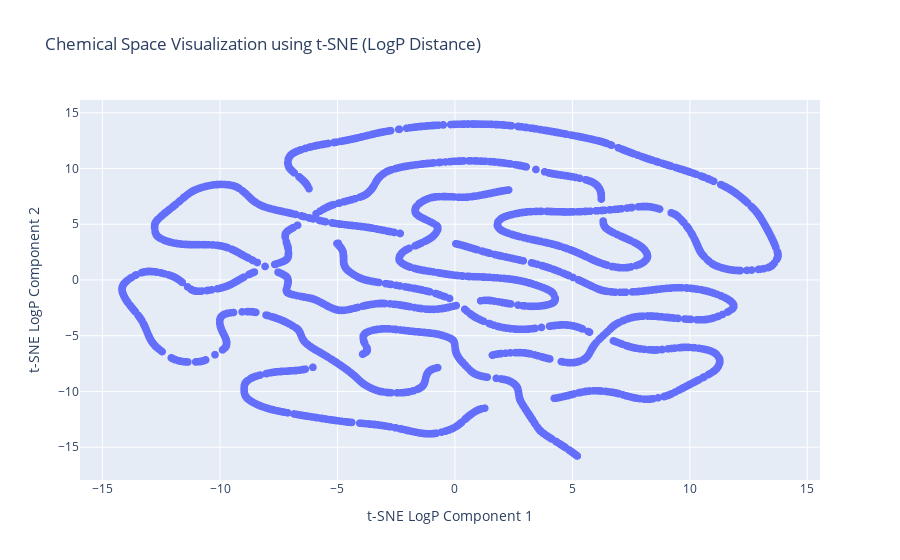

Here is the notebook cell this chart was saved with:
### Code cell
# 8c. Visualize with t-SNE using LogP difference as affinity
if 'desc_df' in locals() and 'MolLogP' in desc_df.columns:
    logp_values = desc_df['MolLogP'].values
    n_samples_logp = len(logp_values)

    if n_samples_logp > 1:
        logp_distance_matrix = np.abs(logp_values[:, np.newaxis] - logp_values[np.newaxis, :])
        perplexity_value_logp = min(30, n_samples_logp - 1)

        if perplexity_value_logp > 0:
            print(f"\nVisualizing with t-SNE using LogP distance matrix (perplexity={perplexity_value_logp})...")
            tsne_logp = TSNE(n_components=2, random_state=42, perplexity=perplexity_value_logp,
                             metric="precomputed", max_iter=300, init="random") # init="random" or "pca" if precomputed
            tsne_logp_results = tsne_logp.fit_transform(logp_distance_matrix)

            tsne_logp_df = pd.DataFrame(data=tsne_logp_results,
                                       columns=['t-SNE LogP Component 1', 't-SNE LogP Component 2'])
            tsne_logp_df.index = molecule_names # Assuming molecule_names is still aligned

            fig_tsne_logp = plot_scatter_plotly_2d(
                df=tsne_logp_df,
                x_col='t-SNE LogP Component 1',
                y_col='t-SNE LogP Component 2',
                text_col_data=tsne_logp_df.index,
                title='Chemical Space Visualization using t-SNE (LogP Distance)',
                labels_dict={
                    't-SNE LogP Component 1': 't-SNE LogP Component 1',
                    't-SNE LogP Component 2': 't-SNE LogP Component 2'
                },
                marker_size=8,
                text_position='top right',
                add_zerolines=False
            )
            fig_tsne_logp.show()

            # Original Matplotlib/Seaborn code:
            # plt.figure(figsize=(12, 8))
            # sns.scatterplot(x='t-SNE LogP Component 1', y='t-SNE LogP Component 2', data=tsne_logp_df, s=100, legend=False)
            # for i, name in enumerate(tsne_logp_df.index):
            #     plt.annotate(name, (tsne_logp_df.iloc[i, 0], tsne_logp_df.iloc[i, 1]), textcoords="offset points", xytext=(5,5), ha='left')
            # plt.title('Chemical Space Visualization using t-SNE (LogP Distance)')
            # plt.xlabel('t-SNE LogP Component 1')
            # plt.ylabel('t-SNE LogP Component 2')
            # plt.grid(True)
            # plt.show()
        else:
            print("Skipping t-SNE with LogP distance: Not enough samples for the chosen perplexity.")
    else:
        print("Skipping t-SNE with LogP distance: Not enough samples.")
else:
    print("\nSkipping t-SNE with LogP distance: MolLogP data not found in desc_df.")

### Figure 1 — Plotly figure (JSON) as saved in the notebook; plotly's stock layout.template omitted (floating-point values rounded to 4 significant figures; data arrays with more than 128 entries replaced by an {"elided": "..."} marker saying what was removed)
{"data": [{"hovertemplate": "%{hovertext}<extra></extra>", "hovertext": {"elided": "5000 str values"}, "legendgroup": "", "marker": {"color": "#636efa", "size": 8, "symbol": "circle"}, "mode": "markers", "name": "", "showlegend": false, "type": "scattergl", "x": {"elided": "5000 float values"}, "xaxis": "x", "y": {"elided": "5000 float values"}, "yaxis": "y"}], "layout": {"legend": {"tracegroupgap": 0}, "title": {"text": "Chemical Space Visualization using t-SNE (LogP Distance)"}, "xaxis": {"anchor": "y", "domain": [0, 1], "title": {"text": "t-SNE LogP Component 1"}, "zeroline": false}, "yaxis": {"anchor": "x", "domain": [0, 1], "title": {"text": "t-SNE LogP Component 2"}, "zeroline": false}}}
